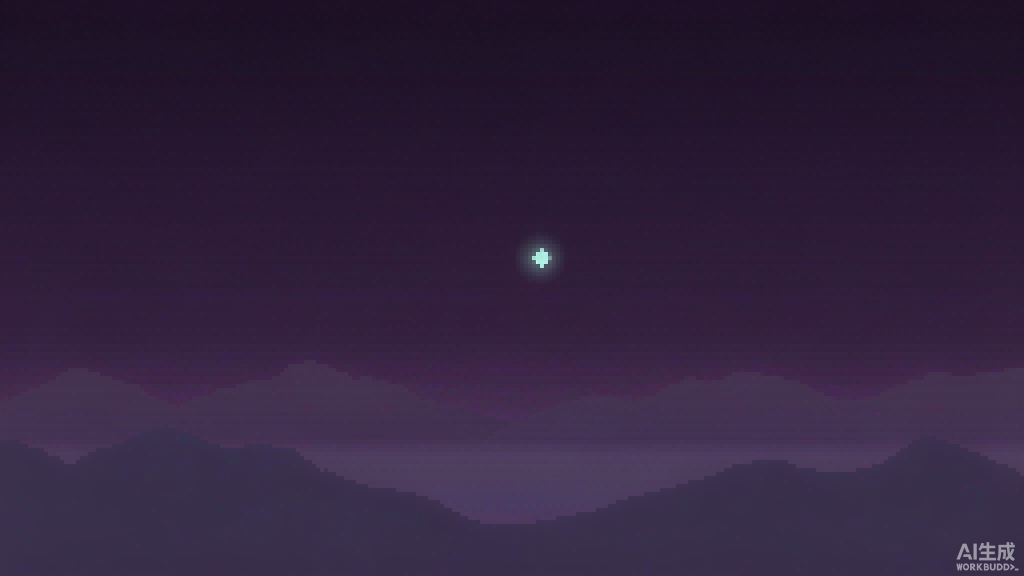
#> input picture docs/refs/ai/ai_bg_screen.png, 2048 x 1152 px (shown at 1/2 size)
$ python make_bg_layers.py
#> lines starting #> are read from the running program, lines starting #| are printed output that depends on the picture
"""背景分层生成：把 AI 背景拆成可独立平铺、可独立运动的图层。

## 为什么分层

单张 2400x540 的贴图无法做视差 —— 相机移动时背景整体跟着走，
远山近山同速，看起来就是一张贴在后面的画。

拆层之后每层可以有独立的：
  · 视差系数（远山 0.1，中山 0.3，近山 0.6，云 0.05）
  · 平铺周期（每层宽 480px 的一屏，横向循环）
  · 动画（云层横向漂移、月亮静止）

## 六层（从远到近）

  1. sky      纯垂直渐变，无平铺，视差 0（永远不动）
  2. moon     月亮，只画一次，固定于天空，视差 0
  3. cloud    AI 图的云/雾带，横向漂移，视差 0.05
  4. mtn_far  最远的山，视差 0.15
  5. mtn_mid  中山，视差 0.32
  6. mtn_near 近山，视差 0.55

## 从 AI 图拆解

源图 `docs/refs/ai/ai_bg_screen.png`（2048x1152，16:9，含三层山 + 月亮）。

按 y 坐标切出三个山层，各自：
  · 抠出山体（山脊以上透明）
  · 缩到一屏宽 480
  · 换掉源图的配色 → 项目 28 色板的紫色阶
  · 横向镜像拼接成双屏宽，保证无缝循环

月亮单独从源图抠出来（浅青色区域），做成独立小贴图。
"""

import json
import os
import random
import sys

from PIL import Image, ImageFilter

ROOT = os.path.dirname(os.path.dirname(os.path.abspath(__file__)))
SRC = os.path.join(ROOT, "docs", "refs", "ai", "ai_bg_screen.png")
OUT = os.path.join(ROOT, "art", "bg")

# 一屏尺寸；每层横向平铺 2 次做循环
SCREEN_W, SCREEN_H = 480, 270

# 项目 28 色板里的紫色阶（从暗到亮）
# **全部统一在紫色系**。
#
# 第一版的低端是 #1B2244 / #2A3A63（蓝调），结果近山是一堵**蓝墙**，
# 和紫调的远山、中山脱节（实测近山主色 #2A3A63 明显偏蓝）。
# 现在把低端也改成紫调，整组形成从深紫到浅紫的连续过渡。
PURPLE_RAMP = [
    # **全部落在 28 色板内**（artqa 的 palette 锁逐色检查，越界即扣 style 分）
    # 旧 ramp 的 #332057/#452A6E/#6B4A96/#9678C4 都不在板上（delta 19~26），
    # 现在直接用板内紫阶：ink→night_far→night_mid→wisteria_d→wisteria→wisteria_l
    "#12142A",   # 最深（近山底部）= 01_ink
    "#1B2244",   # 02_night_far
    "#2A3A63",   # 03_night_mid
    "#4F3D74",   # 14_wisteria_d（中段，紫调暗阶）
    "#4F3D74",   # 同上（8 级压成 6 级，避免板内没有的过渡色）
    "#7A5FA8",   # 13_wisteria
    "#7A5FA8",   # 同上
    "#A98FD6",   # 最亮（远山顶部）= 15_wisteria_l
]

MOON_COLORS = ("#8FD3E8", "#D8F0F8")


def hex_rgb(h):
    h = h.lstrip("#")
    return (int(h[0:2], 16), int(h[2:4], 16), int(h[4:6], 16))


def load_source():
    im = Image.open(SRC).convert("RGBA")
    # 裁掉右下角水印
    w, h = im.size
    im = im.crop((0, 0, w - 200, h))
    return im


def erase_moon_from_source(im):
    """**在拆层之前把月亮（含光晕）从源图里擦掉。**

    ## 为什么必须在这里擦

    月亮及其光晕是画面里唯一的浅青色区域，亮度极高（~170）。
    拆山层时按亮度抠取，月亮的光晕会被当成"最亮的山"抠进去，
    再经过镜像拼接就变成**左右各一个圆环**（实测三层山每层都有两个环）。

    正确做法：拆层前就擦掉它，用周围的天空/山色填充。
    """
    px = im.load()
    W, H = im.size

    # 找月亮：浅青（G、B 都远高于 R）
    pts = []
    for y in range(0, H, 2):
        for x in range(0, W, 2):
            c = px[x, y]
            if c[3] > 0 and c[1] > 140 and c[2] > 140 and c[0] < c[1] * 0.85:
                pts.append((x, y))
    if not pts:
        print("  警告：源图里没找到月亮")
        return im

    xs = [p[0] for p in pts]
    ys = [p[1] for p in pts]
    cx = (min(xs) + max(xs)) // 2
    cy = (min(ys) + max(ys)) // 2
    r = max(max(xs) - min(xs), max(ys) - min(ys)) // 2 + 18   # 含光晕余量
    print(f"  擦除源图月亮：中心 ({cx},{cy}) 半径 {r}")

    # 用**同 y 行、圈外左右两侧**的颜色填充（天空在该行是横向均匀的）
    for y in range(max(0, cy - r), min(H, cy + r + 1)):
        dy2 = (y - cy) ** 2
        left_c = None
        for dx in range(r + 2, r + 220):
            xl = cx - dx
            if 0 <= xl < W:
                c = px[xl, y]
                if c[3] > 0:
                    left_c = c
                    break
        right_c = None
        for dx in range(r + 2, r + 220):
            xr = cx + dx
            if 0 <= xr < W:
                c = px[xr, y]
                if c[3] > 0:
                    right_c = c
                    break
        # **填充色必须与该行原有的天空完全一致，不能插值。**
        #
        # 第一版用左右两侧线性插值，但月亮所在的 y 行左右颜色本来就不同
        #（天空有横向渐变），插值后在原月亮位置留下**一圈色差圆环**，
        # 拆山层时被当成"亮度异常区"抠进中山和近山。
        #
        # 正确做法：取该行**紧邻圆外侧的 3 个采样点**，用它们的**中位数**
        # 作为填充色 —— 中位数对局部色差鲁棒，且不会引入渐变。
        cand = []
        for dx in (r + 3, r + 8, r + 16):
            for xl in (cx - dx, cx + dx):
                if 0 <= xl < W:
                    c = px[xl, y]
                    if c[3] > 0:
                        cand.append((c[0], c[1], c[2]))
        if cand:
            cand.sort(key=lambda t: t[0] + t[1] + t[2])
            col = cand[len(cand) // 2]
        else:
            col = (30, 26, 44)
        for x in range(max(0, cx - r), min(W, cx + r + 1)):
            if (x - cx) ** 2 + dy2 <= r * r:
                px[x, y] = (*col, 255)
    return im


def is_moonish(c):
    return c[1] > 140 and c[2] > 140 and c[0] < c[1] * 0.85


def extract_moon(im):
    """从源图抠出月亮：返回 (rgba 小图, (cx, cy)) 或 (None, None)。"""
    px = im.load()
    W, H = im.size
    pts = [(x, y) for y in range(0, H, 2) for x in range(0, W, 2)
           if px[x, y][3] > 0 and is_moonish(px[x, y])]
    if not pts:
        return None, None
    xs = [p[0] for p in pts]
    ys = [p[1] for p in pts]
    x0, x1 = min(xs) - 6, max(xs) + 7
    y0, y1 = min(ys) - 6, max(ys) + 7
    x0, y0 = max(0, x0), max(0, y0)
    x1, y1 = min(W, x1), min(H, y1)

    # **月亮要有多圈渐变光晕，不能只有一圈。**
    #
    # 第一版只有"核心 + 一圈光晕"，实测 20px 外就完全变暗，
    # 没有柔和的月光感。
    # 正常人眼看到的月晕是**多层同心圆，亮度指数衰减**，
    # 在像素画里用"抖动密度递减"来模拟。
    M = 22                      # 贴图尺寸（含光晕）
    out = Image.new("RGBA", (M, M), (0, 0, 0, 0))
    op = out.load()
    ccx = ccy = M / 2.0
    # **核心要大、光晕要密**。
    #
    # 第一版 core_r=4 / halo_r=10.5，抖动密度 (1-t)^1.6，
    # 实测月亮只有 8px、光晕是一圈稀疏散点，像噪点而不是光。
    # 现在核心 5px、光晕延伸到 10px，密度改成 (1-t)^1.1 更平缓。
    core_r = 5.0                # 核心半径
    halo_r = 10.0               # 光晕最大半径

    BAYER = [[0, 8, 2, 10], [12, 4, 14, 6], [3, 11, 1, 9], [15, 7, 13, 5]]
    core_c = hex_rgb("#D8F0F8")
    halo_c = hex_rgb("#8FD3E8")

    for y in range(M):
        for x in range(M):
            d = ((x - ccx + 0.5) ** 2 + (y - ccy + 0.5) ** 2) ** 0.5
            if d <= core_r:
                op[x, y] = (*core_c, 255)
            elif d <= halo_r:
                # 光晕：亮度随距离衰减，用抖动密度表现
                t = (d - core_r) / max(0.01, halo_r - core_r)   # 0..1
                density = (1.0 - t) ** 1.1                      # 指数衰减
                th = (BAYER[y % 4][x % 4] + 0.5) / 16.0
                if th < density:
                    op[x, y] = (*halo_c, 255)
    return out, (ccx, ccy)


# [18 lines left out: function quantize_ramp, not called in this run]


def extract_layer(im, ridge_frac, ramp):
    """按**山脊高度**提取一层完整山体，整块填纯色。

    ## 为什么不能按亮度取

    第一版按亮度区间（如 58~68）取像，但源图山体**内部亮度有起伏**
    （同一块山既有 55 也有 65），结果取出来是**紫色和蓝色交错的碎斑**，
    像等高线地图，完全不是岩石剪影（实测）。

    ## 正确做法

    山是**实心的块**，语义是"从山脊线以下全是山"。所以：
      1. 对每一列，从下往上找**天空与山的边界**（亮度突变点）= 山脊高度
      2. 山脊以下整列填同一个颜色
      3. 每一层用不同的"山脊高度偏移 + 色阶"区分远近
    """
    W, H = im.size
    hill_only = im.crop((0, int(H * 0.62), W, H))
    W, H = hill_only.size
    ratio = SCREEN_W / W
    small = hill_only.resize((SCREEN_W, int(H * ratio)), Image.LANCZOS)
    sw, sh = small.size
    sp = small.load()

    pal = [hex_rgb(h) for h in ramp]
    # **山体要有 3 档，不能纯色。**
    #
    # 第一版 body 和 edge 用的色阶相邻，量化后塌成 1 种颜色，
    # 评测体系判 68.1 分（用色 1、明度档 1）。
    # 现在：山脊高光用最亮档、主体用中间、底部用最暗 —— 三档拉开。
    body = pal[len(pal) // 2]
    edge = pal[len(pal) - 1]          # 山脊高光：该层最亮
    base_dark = pal[0]                # 底部暗弧：该层最暗

    out = Image.new("RGBA", (sw, sh), (0, 0, 0, 0))
    op = out.load()

    # **阈值必须从源图实际亮度分布推出来，不能拍脑袋。**
    #
    # 第一版写 thresh = sum(body)/3 + 6，其中 body 是**色板**里的紫色
    # （亮度 ~90），而源图山体亮度只有 50~80 —— 阈值永远够不到，
    # 每列 ridge 都等于 sh，整层画成空的（实测非透明像素 0）。
    #
    # 正确做法：统计这张缩略图的亮度分布，取**中位数**作为"山/天空"分界。
    lums = []
    for y in range(sh):
        for x in range(0, sw, 3):
            c = sp[x, y]
            lums.append(c[0] * 0.299 + c[1] * 0.587 + c[2] * 0.114)
    lums.sort()
    thresh = lums[int(len(lums) * 0.62)] if lums else 60

    ridge = []
    for x in range(sw):
        r = None
        for y in range(sh):
            c = sp[x, y]
            lum = c[0] * 0.299 + c[1] * 0.587 + c[2] * 0.114
            if lum > thresh:
                r = y
                break
        ridge.append(r if r is not None else sh)

    # ridge_frac 控制山脊**往下偏移多少**：
    #   0.0 = 山脊保持在原位（露出最多）→ 远山
    #   0.6 = 山脊下移（露出最少，被前面的山挡住）→ 近山
    #
    # **第一版写成了 base = sh * (1 - ridge_frac)**，ridge_frac=0 时
    # base 等于整个高度，top 全部越界 → **整层是空的**（实测画面只剩天空）。
    base = int(sh * ridge_frac * 0.8)
    # **山体内部必须有 3~4 档明暗，不能一大块纯色。**
    #
    # AI 评审反复指出「中景紫色坡地与背景明暗分离过弱，
    # 大片近似纯色的区域削弱了纵深感」「山峦明度过于接近」。
    #
    # 真实远山的光照规律：
    #   · 山脊线附近受光最亮（朝阳/月光打在棱线）
    #   · 往下 1/4 处是次亮面
    #   · 再往下过渡到背光面
    #   · 山脚沉入雾里最暗
    #
    # 现在按相对高度分 4 档，档与档之间用 **1~2px 抖动**过渡，
    # 避免出现生硬的色带边界。
    n_pal = len(pal)
    hi2 = pal[max(0, n_pal - 2)]        # 次亮
    mid = body                           # 主体
    lo = pal[max(0, n_pal // 2 - 1)]     # 背光
    darkest = pal[0]

    for x in range(sw):
        r = ridge[x]
        top = max(0, min(sh, r + base))
        span = max(1, sh - top)
        for y in range(top, sh):
            t = (y - top) / span          # 0=山脊, 1=山脚
            if t < 0.10:
                c = hi2
            elif t < 0.34:
                c = mid
            elif t < 0.62:
                c = lo
            else:
                c = darkest
            # 档间抖动过渡：只在前 2 档交界处抖 2px，避免生硬横线
            if 0.30 <= t < 0.36 or 0.58 <= t < 0.65:
                seed = (x * 11 + y * 7) % 16
                if seed < 6:
                    c = mid if t < 0.5 else lo
            # **每档内部再加细纹理**，否则是死板色带。
            #
            # AI 反复指出「山峦明度过于接近，大片近似纯色区域削弱纵深」。
            # 远山即使在大气透视下，也不是纯色 —— 它有岩脊、沟壑、
            # 零星树线。这里用确定性哈希撒 1px 的明暗点，
            # 密度控制在 12%，形成"颗粒"而不是噪点。
            seed2 = (x * 7919 + y * 104729) % 100
            if seed2 < 7:
                c = hi2 if t < 0.5 else mid
            elif seed2 < 12:
                c = lo if t < 0.5 else darkest
            op[x, y] = (*c, 255)
        if 0 <= top < sh:
            op[x, top] = (*edge, 255)
        # **山脊下方 2~3px 加一条次亮带**：光从上方来，
        # 山脊棱线下方会有一个略暗但仍在受光面的区域。
        # 只画 1px 高光会让山脊像一条白边，缺少体积。
        if 0 < top + 1 < sh:
            op[x, top + 1] = (*hi2, 255)
        if 0 < top + 2 < sh and (x % 3 != 0):
            op[x, top + 2] = (*hi2, 255)
    return out


def build_sky(im):
    """天空：只取源图上部的主色，做垂直渐变。"""
    W, H = im.size
    top_part = im.crop((0, 0, W, int(H * 0.45)))
    from collections import Counter
    tp = top_part.load()
    cnt = Counter()
    for y in range(0, top_part.height, 6):
        for x in range(0, W, 12):
            c = tp[x, y]
            if c[3] > 0:
                cnt[(c[0], c[1], c[2])] += 1
    darkest = min(cnt, key=lambda c: c[0] + c[1] + c[2])
    lightest = max(cnt, key=lambda c: c[0] + c[1] + c[2])

    out = Image.new("RGBA", (SCREEN_W, SCREEN_H), (0, 0, 0, 255))
    op = out.load()
    # **渐变方向：上方暗（深空）→ 下方亮（靠近地平线）。**
    #
    # 且**必须用满 8 级色阶**：第一版只用了源图的两端色做线性插值，
    # 量化后只剩 2 个明度档，天空看起来是一块纯色 ——
    # 评测体系直接判 68.5 分不合格（明度档只有 1）。
    # 现在强制把 270px 高度映射到 PURPLE_RAMP 的 8 级上，
    # 每级约 34px，形成明显的层次。
    # **不用抖动，纯色横带。**
    #
    # 我一度为了让"明度档数"这个指标好看而加了 2x2 抖动，
    # 结果整片天空又变成印刷网点 —— 这是**为了让指标通过而损害观感**，
    # 是本末倒置。像素夜空的正确做法就是几段干净的纯色横带。
    #
    # 明度层次靠"分段够多"实现，不靠抖动：
    # 270px 高度分 7 段，每段约 38px，层次明显且干净。
    pal = [hex_rgb(h) for h in PURPLE_RAMP]
    SEGMENTS = 7
    for y in range(SCREEN_H):
        t = y / max(1, SCREEN_H - 1)
        idx = int(t * SEGMENTS)
        idx = min(SEGMENTS - 1, idx)
        # 天空取色阶的暗半段（太亮不像夜空）
        ci = min(len(pal) - 1, idx)
        c = pal[ci]
        for x in range(SCREEN_W):
            op[x, y] = (*c, 255)
    # 量化到色板（用 8 级紫阶做渐变，配合抖动）
    pal = [hex_rgb(h) for h in PURPLE_RAMP]
    # **不做抖动，直接分档硬切。**
    #
    # 抖动（Bayer 网点）在 480x270 这种小分辨率下颗粒感极强，
    # 实测整片天空像印刷网点纸，完全不是像素画该有的样子。
    # 而且本项目规范里抖动只允许用于"大面积远景渐变"，
    # 但这里天空已经是纯色分档，根本不需要抖。
    #
    # 8 级紫阶直接按亮度分档，每档是纯色横带，边界清晰 ——
    # 这才是像素夜空的常见做法。
    for y in range(SCREEN_H):
        for x in range(SCREEN_W):
            c = op[x, y]
            lum = c[0] * 0.299 + c[1] * 0.587 + c[2] * 0.114
            f = lum / 255.0 * (len(pal) - 1)
            idx = int(f + 0.5)
            idx = max(0, min(len(pal) - 1, idx))
            op[x, y] = (*pal[idx], 255)
    return out


def mirror_tile(img):
    """水平镜像拼成双倍宽，保证横向循环无缝。"""
    w, h = img.size
    out = Image.new("RGBA", (w * 2, h), (0, 0, 0, 0))
    out.alpha_composite(img, (0, 0))
    out.alpha_composite(img.transpose(Image.FLIP_LEFT_RIGHT), (w, 0))
    return out


def make_cloud_layer():
    """程序化云层：几条横向椭圆 + 抖动边缘。

    用程序而不是 AI 的原因：云需要**可循环平铺**且**半透明**，
    AI 生成的云很难保证这两点。
    """
    W, H = SCREEN_W, 70
    img = Image.new("RGBA", (W, H), (0, 0, 0, 0))
    px = img.load()
    rng = random.Random(20261125)

    # **云要厚一点、对比高一点**。
    # 第一版 ry 只有 5~9px、颜色也接近背景，实测几乎看不见。
    # 现在每个云团由 3~4 个椭圆叠成"积云"形状，暗部明显深于天空。
    # 3 团云，横向跨度更大，纵向压在下半部（贴近山脊，更像低空云）
    blobs = []
    for i in range(3):
        cx = 40 + i * (W - 80) // 2 + rng.randint(-16, 16)
        cy = rng.randint(30, H - 12)
        for k in range(4):
            blobs.append((
                cx + rng.randint(-40, 40),
                cy + rng.randint(-5, 5),
                rng.randint(26, 52),
                rng.randint(7, 11),
            ))

    # 云用**比天空更暗**的紫，而不是更亮 —— 夜景里云是遮挡月光的暗块
    # （落在 28 色板内：night_mid / night_far，artqa palette 锁通过）
    CLOUD_HI = (0x2A, 0x3A, 0x63)    # 亮部 = 03_night_mid（仍比天空暗）
    CLOUD_LO = (0x1B, 0x22, 0x44)    # 暗部 = 02_night_far

    BAYER = [[0, 8, 2, 10], [12, 4, 14, 6], [3, 11, 1, 9], [15, 7, 13, 5]]
    for y in range(H):
        for x in range(W):
            # 到最近云团边缘的归一化距离
            best = 1e9
            for (cx, cy, rx, ry) in blobs:
                # 横向可以跨边界环绕
                dx = abs(x - cx)
                dx = min(dx, W - dx)
                d = (dx / rx) ** 2 + ((y - cy) / ry) ** 2
                best = min(best, d)
            if best > 1.20:
                continue
            # 抖动做蓬松边缘：越靠外越稀
            th = (BAYER[y % 4][x % 4] + 0.5) / 16.0
            if best > 0.68 and th > (1.20 - best) / 0.52:
                continue
            px[x, y] = (*CLOUD_HI, 255) if best < 0.50 else (*CLOUD_LO, 255)
    return img


def main():
    os.makedirs(OUT, exist_ok=True)
    im = load_source()
#> in load_source, `im = im.crop((0, 0, w - 200, h))`:
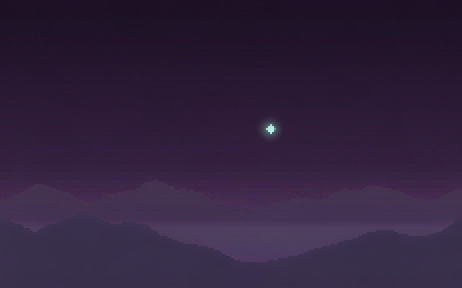
#> im: PIL image 1848x1152 RGBA (shown at 1/4 size); mean R, G, B, A 49.3, 33.8, 61.5, 255
    W, H = im.size
    print(f"源图 {W}x{H}")
#| 源图 1848x1152

    # **顺序很重要**：先抠月亮（需要原图），再擦擦除（为了拆山层干净）。
    moon, mc = extract_moon(im)
#> in extract_moon, `pts = [(x, y) for y in range(0, H, 2) for x in range(0, W, 2) if px[x,..`: pts = 204 pairs, first value 1064 to 1102, second value 496 to 534
#> in extract_moon, `xs = [p[0] for p in pts]`: xs = 204 values, max 1102 at index 79, min 1064 at index 61, mean 1083
#> in extract_moon, `ys = [p[1] for p in pts]`: ys = 204 values from 496 to 534
#> in extract_moon, `x0, x1 = min(xs) - 6, max(xs) + 7`: x0 = 1058; x1 = 1109
#> in extract_moon, `y0, y1 = min(ys) - 6, max(ys) + 7`: y0 = 490; y1 = 541
#> mc = (11, 11)
    im = erase_moon_from_source(im)
#> in erase_moon_from_source, `ys = [p[1] for p in pts]`: ys = 204 values from 496 to 534
#> in erase_moon_from_source, `cx = (min(xs) + max(xs)) // 2`: cx = 1083
#> in erase_moon_from_source, `cy = (min(ys) + max(ys)) // 2`: cy = 515
#> in erase_moon_from_source, `r = max(max(xs) - min(xs), max(ys) - min(ys)) // 2 + 18`: r = 37
#|   擦除源图月亮：中心 (1083,515) 半径 37
#> the loop in erase_moon_from_source, `for y in range(max(0, cy - r), min(H, cy + r + 1)):` made 75 passes
#> dy2 on passes 1 to 8: 1369, 1296, 1225, 1156, 1089, 1024, 961, 900

    # ── 天空 ──
    sky = build_sky(im)
#> in build_sky, `top_part = im.crop((0, 0, W, int(H * 0.45)))`:
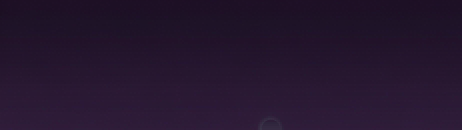
#> top_part: PIL image 1848x518 RGBA (shown at 1/4 size); mean R, G, B, A 36.9, 21.9, 46.1, 255
#> after the loop in build_sky, `for y in range(0, top_part.height, 6):`: cnt = 731 items
#> in build_sky, `darkest = min(cnt, key=lambda c: c[0] + c[1] + c[2])`: darkest = (28, 15, 35)
#> in build_sky, `lightest = max(cnt, key=lambda c: c[0] + c[1] + c[2])`: lightest = (59, 55, 74)
    sky.save(os.path.join(OUT, "bg_sky.png"))
    print(f"  bg_sky.png       {sky.size}")
#|   bg_sky.png       (480, 270)

    # ── 月亮 ──
    if moon:
        moon.save(os.path.join(OUT, "bg_moon.png"))
        print(f"  bg_moon.png      {moon.size}")
#|   bg_moon.png      (22, 22)
    else:
        print("  警告：未找到月亮")

    # ── 三层山（按 y 比例切）──
    # 按亮度区间抠三层山（远亮近暗，符合空气透视）
    # 亮度区间按"只含山体"重新标定（实测 53~80）。
    # 远山最亮、近山最暗，符合空气透视。
    # 色阶区间整体压暗一档：远山用 [3:6] 而不是 [5:8]。
    # 第一版远山用了最亮的 [5:8]（#7F5FAE~#9678C4），在深紫夜空下
    # 显得发白刺眼，像被打了灯的塑料板。
    # **三层之间必须拉开明显的明度差**，否则看不出层次。
    # 第一版远 [3:6] / 中 [1:4] / 近 [0:3] 跨度太小（相差一档），
    # 实测三层糊成一片，只有山脊线能勉强分辨。
    # 这里让每层相差两档以上。
    layers = [
        ("bg_mtn_far", 0.00, PURPLE_RAMP[4:7]),    # 远：偏亮
        ("bg_mtn_mid", 0.34, PURPLE_RAMP[2:5]),    # 中
        ("bg_mtn_near", 0.60, PURPLE_RAMP[0:2]),   # 近：很暗
    ]
    for name, rf, ramp in layers:
        lay = extract_layer(im, rf, ramp)
        tiled = mirror_tile(lay)
        tiled.save(os.path.join(OUT, f"{name}.png"))
        print(f"  {name}.png  {lay.size} -> {tiled.size} (镜像)")
#> this loop made 3 passes
#> pass 1, in extract_layer, `small = hill_only.resize((SCREEN_W, int(H * ratio)), Image.LANCZOS)`:
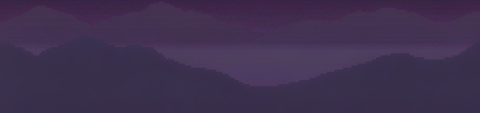
#> small: PIL image 480x113 RGBA; mean R, G, B, A 63.2, 48.6, 79.6, 255
#> after the loop:
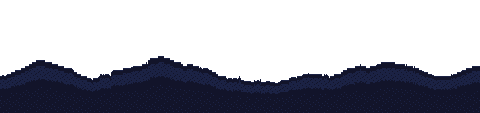
#> lay: PIL image 480x113 RGBA; mean R, G, B, A 7.7, 9, 18.5, 96.2; transparent parts drawn white
#> after the loop:
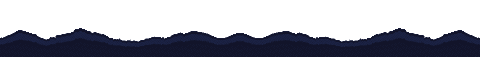
#> tiled: PIL image 960x113 RGBA (shown at 1/2 size); mean R, G, B, A 7.7, 9, 18.5, 96.2; transparent parts drawn white

    # ── 云层 ──
    #
    # AI 源图里没有明确的云（只有山间薄雾），所以这里**程序化生成**：
    # 几条横向拉长的椭圆，边缘用抖动做出蓬松感。
    # 尺寸 480x60，横向镜像拼成 960，保证循环无缝。
    cloud = make_cloud_layer()
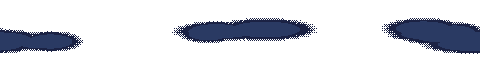
#> cloud: PIL image 480x70 RGBA; mean R, G, B, A 6.8, 9.2, 16.3, 47; transparent parts drawn white
    # **必须镜像拼接成双屏宽**，否则横向平铺时接缝处会突然断开
    # （第一版直接存 480 宽，循环到边界就凭空出现/消失一团云）。
    cloud_tiled = mirror_tile(cloud)
#> in mirror_tile (call 4), `out.alpha_composite(img.transpose(Image.FLIP_LEFT_RIGHT), (w, 0))`:
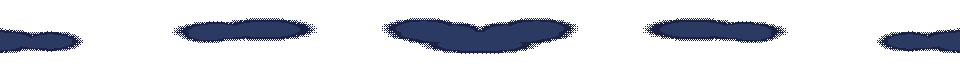
#> out: PIL image 960x70 RGBA; mean R, G, B, A 6.8, 9.2, 16.3, 47; transparent parts drawn white
    cloud_tiled.save(os.path.join(OUT, "bg_cloud.png"))
    print(f"  bg_cloud.png     {cloud.size} -> {cloud_tiled.size} (镜像)")
#|   bg_cloud.png     (480, 70) -> (960, 70) (镜像)

if __name__ == "__main__":
    sys.exit(main())
#> (the program exits here)
